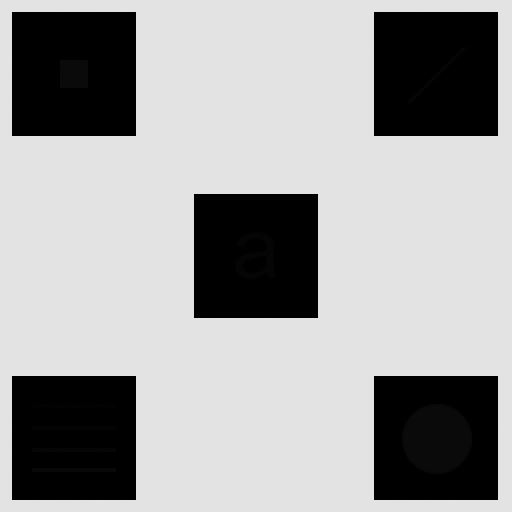
#> input picture Images/2/Fig0326(a)(embedded_square_noisy_512).tif, 512 x 512 px, found by its file name
$ python task2.py
#> lines starting #> are read from the running program, lines starting #| are printed output that depends on the picture
### Source/utils.py
from PIL import Image
import numpy as np
import matplotlib.pyplot as plt
from numpy.lib.stride_tricks import sliding_window_view
from scipy import interpolate


def pic_to_array(path: str):
    return np.array(Image.open(path).convert('L'))
#> returned value is the input picture: shape (512, 512); min 0, max 228, mean 160.7
#> the loop in local_hist, `for i, j in np.ndindex(img.shape):` made 262144 passes
#> (r, s) on passes 1 to 3: (227, 255), (227, 255), (227, 255)
#> after the loop in local_hist, `for i, j in np.ndindex(img.shape):`:
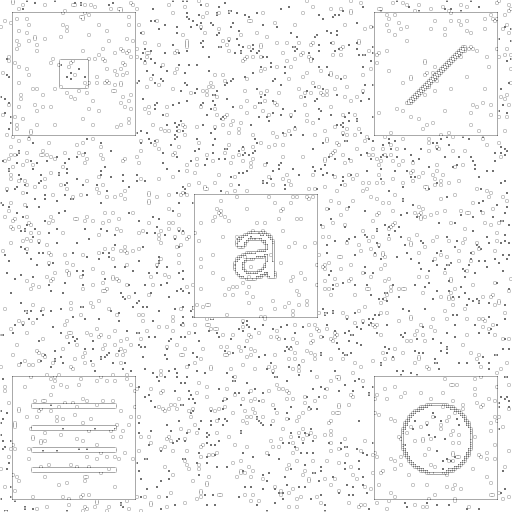
#> res: shape (512, 512); min 113, max 255, mean 247.4


def array_to_pic(arr, name):
    im = Image.fromarray(arr)
    im.save(f"{name}.jpeg")

### Source/task2.py
import numpy as np
import matplotlib.pyplot as plt
from numpy.lib.stride_tricks import sliding_window_view

from Source.utils import pic_to_array, array_to_pic


def hist(img, L):
    histogram = np.zeros(L, dtype=int)
    unique, counts = np.unique(img, return_counts=True)
    histogram[unique] = counts
    return histogram


def plot_hist(images: list, labels: list, L=256):
#> called with L = 256
    for i, img in enumerate(images):
        plt.subplot(1, len(images), i+1)
        y = hist(img, L)
        x = np.nonzero(y)[0]
        plt.stem(x, y[x], linefmt=f'C{i}-', markerfmt=f'C{i}o', label=labels[i])
        plt.legend()
#> this loop made 2 passes
#> x on pass 1: [0, 1, 2, 3, 4, 5, 6, 7, 8, 9, 10, 11, 226, 227, 228]
#> (counts in hist, x) on pass 2: ([4808, 371, 4253, 12701, 6076, 233935], [113, 141, 170, 198, 226, 255])
    plt.show()
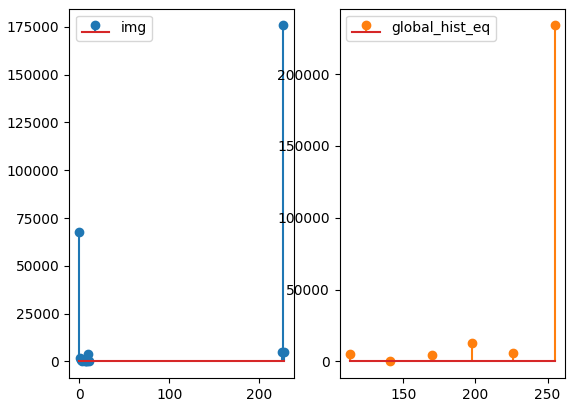
#> figure drawn by matplotlib, 2 panels; panel 1: curve peaks at x = 227, y = 175784
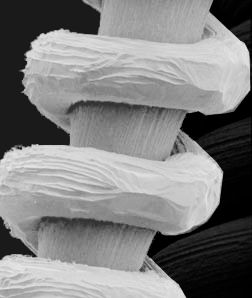
#> input picture Images/2/Fig0327(a)(tungsten_original).tif, 252 x 298 px, found by its file name
#> in pic_to_array, returned value is the input picture: shape (298, 252); min 0, max 231, mean 128.1


def get_intensity_probabilities(img, L):
    h = hist(img, L)
    n = img.shape[0] * img.shape[1]
    p = h / n
    return p


def get_hist_eq_lut(img, L):
    p = get_intensity_probabilities(img, L)
    lut = (L - 1) * np.cumsum(p)
    lut = np.array(lut, np.uint8)
    return lut


def hist_eq(img, L):
#> called with L = 256
    lut = get_hist_eq_lut(img, L)
#> lut = 256 values from 9 to 254
    return lut[img]
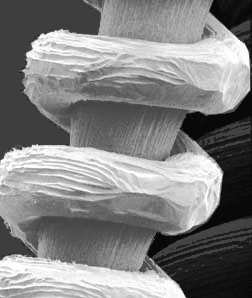
#> returned value: shape (298, 252); min 9, max 254, mean 130.1


def local_hist(img, func, w_size=3, L=256):
    assert w_size % 2 == 1

    pad_width = w_size // 2
    v = sliding_window_view(np.pad(img, [pad_width, pad_width]), (w_size, w_size))
    res = np.zeros(img.shape, dtype=np.uint8)
    for i, j in np.ndindex(img.shape):
        print(f"{i}/{img.shape[0]}")
        r = img[i, j]
        s = func(v[i, j], r)
        res[i, j] = s

    return res


if __name__ == '__main__':
    img = pic_to_array(r"D:\Projects\pythonProject\pythonProject\ImageProcessing\Images\2\Fig0326(a)(embedded_square_noisy_512).tif")

    def window_hist_eq(w, r):
        lut = get_hist_eq_lut(w, 256)
        return lut[r]

    res = local_hist(img, func=window_hist_eq, w_size=3)
    array_to_pic(res, "../res_img/2/Fig0326(a)")
    plot_hist([img, res], labels=["img", "global_hist_eq"])


    img = pic_to_array(r"D:\Projects\pythonProject\pythonProject\ImageProcessing\Images\2\Fig0327(a)(tungsten_original).tif")
    x = hist_eq(img, L=256)

    g_mean = np.mean(img)
#> g_mean = 128.1
    g_std = np.std(img)
#> g_std = 75.31

    def enhance_dark_remain_light(w, r):
        local_mean = np.mean(w)
        local_std = np.std(w)

        k0, k1, k2 = 0.4, 0.02, 0.4
        E = 4

        if (local_mean <= k0*g_mean) and (k1*g_std <= local_std <= k2*g_std):
            return E * r
        else:
            return r

    y = local_hist(img, func=enhance_dark_remain_light, w_size=3)
#> call 2 of local_hist, with w_size = 3, L = 256
#> the loop in local_hist (call 2), `for i, j in np.ndindex(img.shape):` made 75096 passes
#> after the loop in local_hist (call 2), `for i, j in np.ndindex(img.shape):`:
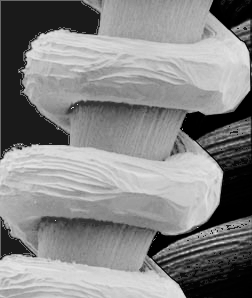
#> res: shape (298, 252); min 0, max 244, mean 133.9
    array_to_pic(x, "../res_img/2/Fig0327(a)_global")
    array_to_pic(y, "../res_img/2/Fig0327(a)_local")

    plot_hist([img, x, y], labels=["img", "global", "local"])
#> call 2 of plot_hist, with L = 256
#> the loop in plot_hist (call 2), `for i, img in enumerate(images):` made 3 passes
#> in plot_hist (call 2), `plt.show()`:
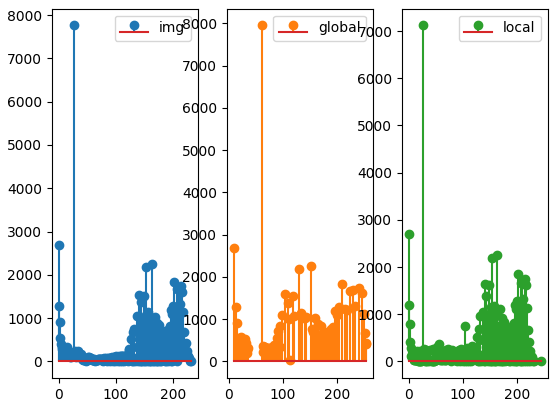
#> figure drawn by matplotlib, 3 panels; panel 1: curve peaks at x = 26, y = 7762; panel 2: curve peaks at x = 62, y = 7954; panel 3: curve peaks at x = 26, y = 7120
